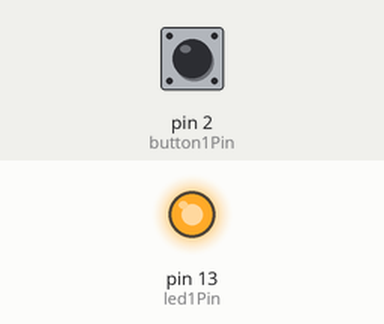
This sketch was run on a simulated Arduino Uno, built with avr-gcc and run on an emulated ATmega328P. Parts: output pins drawn as LEDs (lit = HIGH). Inputs (shaded band) come from the test bench; at power-on: pin 2 (button1Pin) LOW.

Above: at 1.2 s.
1.3 s: pin 2 (button1Pin) pulled HIGH for 0.15 s
At 2.6 s:
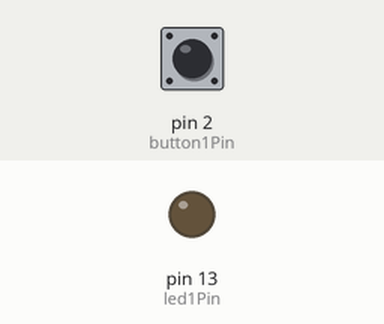
2.9 s: pin 2 (button1Pin) pulled HIGH for 1 s
At 5.1 s:
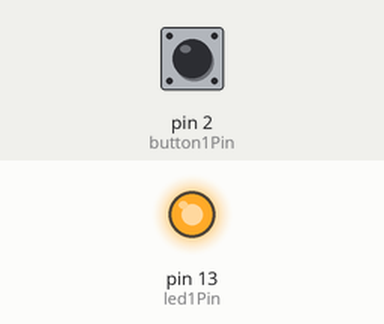
5.4 s: pin 2 (button1Pin) pulled HIGH for 3.2 s
At 10.0 s:
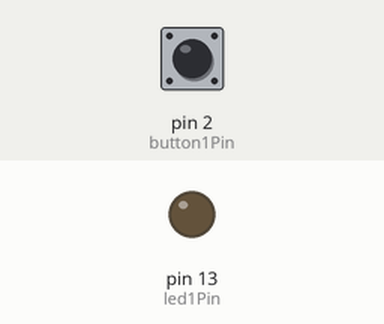
Timing chart, 0 to 11.5 s (numbered marks = the images above; inputs shaded):
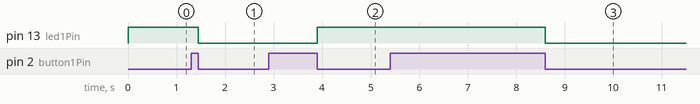

Measured:
- after the input at 1.3 s, pin 13 (led1Pin): HIGH → LOW after 0.15 s
- after the input at 2.9 s, pin 13 (led1Pin): LOW → HIGH after 1.0 s
- after the input at 5.4 s, pin 13 (led1Pin): HIGH → LOW after 3.2 s

The sketch:

toggleSwitch_timeDebounce_function.ino
```cpp
//global varibles for output leds//
//led output pins
const int led1Pin = 13;

//track the state of the LED
bool led1State = 0;

//global variables for buttons and debounce//
//button pin numbers
const int button1Pin = 2;

//tracks the previous readings of the buttons
int button1LastRead = 1;

//tracks the stable button state independent of the buttonRead
int button1State = 1;

//tracks the time when the button state changes
uint32_t button1DebounceTime;

void setup() {
  pinMode(led1Pin, OUTPUT);
  pinMode(button1Pin, INPUT);
}


void loop() {
  //call the buttonDB function to read the button and filter the signal
  buttonDB(button1Pin);

  //write the ledState
  digitalWrite(led1Pin, led1State);
}


//FUNCTION PROTOTYPES//
void buttonDB(int buttonPin){
  //read the button into the a local variable
  int button1Read = digitalRead(buttonPin);

  //is the button read different from last read?
  if (button1Read != button1LastRead) {
    //if so set debounceStart to the current time in ms
    button1DebounceTime = millis();
  }

  //calculate how long it has been since the last change
  int button1PressTime = millis() - button1DebounceTime;

  //is presstime is greater than threshold?
  if (button1PressTime >= 2) {
    //if so is the reading different than the last stable button state?
    if (button1Read != button1State) {
      //if so, make the stable state match the reading
      button1State = button1Read;
      //if the stable state is low after a successful debounce
      if (button1State == 0) {
        //toggle the ledState
        led1State = !led1State;
      }
    }
  }
  //save the current button read for next time
  button1LastRead = button1Read;
}
```
